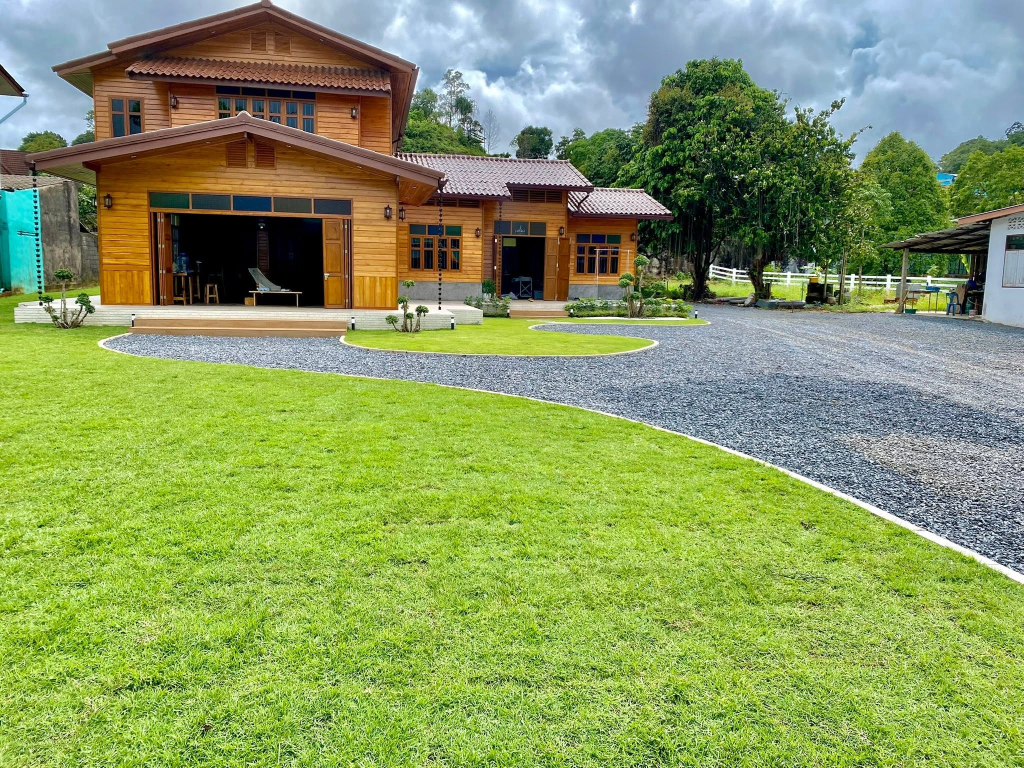
#> input picture siwarahome/siwara.jpg, 2048 x 1536 px (shown at 1/2 size); its folder holds only this picture in this run
$ python _photo_to_sketch.py ../siwarahome/siwara.jpg   (older library calls are emulated)
#> lines starting #> are read from the running program, lines starting #| are printed output that depends on the picture
# -*- coding: utf-8 -*-
"""Turn the real Siwara photos into pencil / ink line drawings that keep the EXACT angle.

Text-to-image models invent a different building; this path cannot, because the lines come
out of the photograph itself. Three looks per photo:
  _pencil  · XDoG soft graphite drawing, warm paper, grain
  _ink     · high-contrast ink line drawing (good base for stickers / screen print)
  _wash    · ink lines over a flattened watercolour-ish wash of the real colours

Usage:  python _photo_to_sketch.py            (all photos in siwarahome)
        python _photo_to_sketch.py มุมสวย.jpg
"""
import io
import sys
import unicodedata
from pathlib import Path

import cv2
import numpy as np

sys.stdout = io.TextIOWrapper(sys.stdout.buffer, encoding="utf-8", errors="replace")

SRC = Path(r"D:\Siwaracafeweb\siwarahome")
OUT = Path(r"D:\Siwaracafeweb\merch\sketch")
OUT.mkdir(parents=True, exist_ok=True)

PAPER = np.array([244, 236, 224], dtype=np.float32)      # RGB cream
INKC = np.array([36, 29, 25], dtype=np.float32)          # RGB near-black brown

SLUG = {
    "siwara": "g01_lawn_view",
    "siwaraold": "g02_before_restoration",
    "มุมร้าน": "g03_interior_wide",
    "มุมร้าน1": "g04_lounge",
    "มุมเหงาๆ": "g05_window_counter",
    "มุมสวย": "g06_signature_window",
    "ดอกไม้ในร้าน": "g07_roses_table",
    "ตะกั่วป่า-เมืองเก่า": "g08_oldtown_street",
    "ศาลเจ้าซินใช่ตึ๋ง": "g09_shrine_lanterns",
    "218417157_565871948196588_1608805810878632308_n": "g10_street_from_above",
    "484050234_1060696479434794_5969050394251992980_n": "g11_elephants_old_street",
    "491754068_1319477803282106_5281644519154895610_n": "g12_songthaew_1950s",
    "shutterstock_1645099648": "g13_street_morning",
    "สำเนาของ-สำเนาของ-the-sand-khaolak-11": "g14_songthaew_mural",
}


def fit(img, long_side=1800):
    h, w = img.shape[:2]
    s = long_side / max(h, w)
    if s < 1:
        img = cv2.resize(img, (int(w * s), int(h * s)), interpolation=cv2.INTER_AREA)
    return img


def xdog(gray, sigma=0.9, k=1.7, p=22.0, eps=0.55, phi=12.0):
    """eXtended Difference of Gaussians · the classic 'looks hand-drawn' edge operator."""
    g1 = cv2.GaussianBlur(gray, (0, 0), sigma)
    g2 = cv2.GaussianBlur(gray, (0, 0), sigma * k)
    d = (1 + p) * g1 - p * g2
    d /= 255.0
    out = np.where(d >= eps, 1.0, 1.0 + np.tanh(phi * (d - eps)))
    return np.clip(out, 0, 1)


def paper_grain(shape, seed=7, amount=0.055):
    rng = np.random.default_rng(seed)
    n = rng.normal(0, 1, shape[:2]).astype(np.float32)
    n = cv2.GaussianBlur(n, (0, 0), 1.1)
    fib = cv2.GaussianBlur(rng.normal(0, 1, shape[:2]).astype(np.float32), (0, 0), 5.0)
    g = n * 0.7 + fib * 1.6
    g = g / (np.abs(g).max() + 1e-6)
    return 1.0 + g * amount


def wobble(x, seed=3, amp=1.5):
    """displace the drawing slightly with smooth noise so lines are not photo-straight"""
    h, w = x.shape[:2]
    rng = np.random.default_rng(seed)
    fx = cv2.GaussianBlur(rng.normal(0, 1, (h, w)).astype(np.float32), (0, 0), 26)
    fy = cv2.GaussianBlur(rng.normal(0, 1, (h, w)).astype(np.float32), (0, 0), 26)
    fx = fx / (np.abs(fx).max() + 1e-6) * amp
    fy = fy / (np.abs(fy).max() + 1e-6) * amp
    gx, gy = np.meshgrid(np.arange(w, dtype=np.float32), np.arange(h, dtype=np.float32))
    return cv2.remap(x, gx + fx, gy + fy, cv2.INTER_LINEAR, borderMode=cv2.BORDER_REFLECT)


def flatten(gray, sigma=55):
    """Flat-field / dodge: divide by the local average so dark teak walls keep their detail
    instead of turning into a solid black mass. This is the whole reason the first pass
    came out looking like a night photo."""
    base = cv2.GaussianBlur(gray, (0, 0), sigma)
    flat = (gray + 1.0) / (base + 1.0) * 150.0
    flat = np.clip(flat, 0, 255).astype(np.uint8)
    flat = cv2.createCLAHE(clipLimit=1.2, tileGridSize=(10, 10)).apply(flat)
    # kill wood grain and fabric texture but keep the real structural edges, otherwise the
    # drawing turns into a field of scribble (teak plank grain is everywhere in these photos)
    rgb = cv2.cvtColor(flat, cv2.COLOR_GRAY2BGR)
    rgb = cv2.edgePreservingFilter(rgb, flags=cv2.RECURS_FILTER, sigma_s=90, sigma_r=0.35)
    rgb = cv2.edgePreservingFilter(rgb, flags=cv2.RECURS_FILTER, sigma_s=45, sigma_r=0.25)
    return cv2.cvtColor(rgb, cv2.COLOR_BGR2GRAY).astype(np.float32)


def ink_layer(gray_flat, target=0.10, strength=1.0):
    """dark-line map in 0..1 · eps auto-tuned so ink covers ~target of the page,
    which keeps every photo (bright lawn or dark interior) reading as a drawing on paper."""
    lo, hi, e = 0.12, 0.99, None
    for _ in range(11):
        eps = (lo + hi) / 2
        e1 = 1.0 - xdog(gray_flat, sigma=0.8, k=1.6, p=18, eps=eps, phi=15)
        e2 = 1.0 - xdog(gray_flat, sigma=1.7, k=1.7, p=22, eps=eps + 0.02, phi=11)
        e = np.maximum(e1, e2 * 0.8)
        cov = float((e > 0.35).mean())
        if cov > target:
            hi = eps            # too much ink -> raise threshold
        else:
            lo = eps
    e = wobble(e, amp=1.7)
    return np.clip(e * strength, 0, 1)


def structure_mask(gray, sigma=6, keep=0.32):
    """A person draws the shapes that matter and only suggests grass and foliage. This keeps
    ink where there is real large-scale structure (walls, frames, roofs) and thins it out in
    fine texture like lawn and leaves, which otherwise turns into salt-and-pepper speckle."""
    g = cv2.GaussianBlur(gray, (0, 0), sigma)
    gx = cv2.Sobel(g, cv2.CV_32F, 1, 0, ksize=5)
    gy = cv2.Sobel(g, cv2.CV_32F, 0, 1, ksize=5)
    m = np.sqrt(gx * gx + gy * gy)
    m = cv2.GaussianBlur(m, (0, 0), 8)
    m /= (np.percentile(m, 88) + 1e-6)
    m = np.clip(m, 0, 1) ** 0.55
    return keep + (1 - keep) * m


def hatch_shadow(gray, angle=32, spacing=9, pct=22, softness=30):
    """diagonal pencil hatching only in the genuinely darkest areas of THIS photo
    (percentile based, so a dark interior does not end up hatched edge to edge)"""
    h, w = gray.shape
    yy, xx = np.mgrid[0:h, 0:w].astype(np.float32)
    a = np.deg2rad(angle)
    jitter = cv2.GaussianBlur(np.random.default_rng(5).normal(0, 1, (h, w)).astype(np.float32),
                              (0, 0), 30) * 2.4                        # strokes not perfectly parallel
    band = np.sin((xx * np.cos(a) + yy * np.sin(a) + jitter) * (np.pi / spacing))
    lines = np.clip((np.abs(band) - 0.62) * -5.5, 0, 1)
    thresh = float(np.percentile(gray, pct))
    dark = np.clip((thresh - cv2.GaussianBlur(gray, (0, 0), 4)) / softness, 0, 1)
    return lines * dark


def compose(ink, tone=None, grain_seed=7, ink_col=INKC, tint=None, tone_amt=0.55):
    h, w = ink.shape
    canvas = np.ones((h, w, 3), np.float32) * PAPER
    if tone is not None:
        t = np.clip(tone, 0, 1)[..., None]
        shade = PAPER * (1 - tone_amt * t) + ink_col * (tone_amt * t)
        canvas = shade
    if tint is not None:
        canvas = canvas * (1 - tint[..., 3:4]) + tint[..., :3] * tint[..., 3:4]
    a = ink[..., None]
    canvas = canvas * (1 - a) + ink_col * a
    canvas *= paper_grain((h, w), seed=grain_seed)[..., None]
    return np.clip(canvas, 0, 255).astype(np.uint8)


def watercolour(bgr, levels=6, blur=17):
    """flatten the real colours into a few loose washes that keep the true palette,
    with the chroma pushed up so it reads as deliberate paint rather than a faded photo"""
    # keep the TRUE colours of the room. Earlier attempts blurred and boosted the chroma
    # channels, which smeared teak brown into pink and turned jpeg noise into rainbow blotches.
    # Quantising / mean-shifting invents false colour regions that go lurid the moment you
    # touch saturation. Just soften the real photo colours and lay them under the ink lines,
    # like a colour-pencil tint over a drawing.
    sm = cv2.edgePreservingFilter(bgr, flags=cv2.RECURS_FILTER, sigma_s=150, sigma_r=0.45)
    sm = cv2.GaussianBlur(sm, (0, 0), 4)
    hsv = cv2.cvtColor(sm, cv2.COLOR_BGR2HSV).astype(np.float32)
    hsv[..., 1] = np.clip(hsv[..., 1] * 1.12, 0, 255)
    hsv[..., 2] = np.clip(hsv[..., 2] * 0.98 + 26, 0, 255)
    sm = cv2.cvtColor(hsv.astype(np.uint8), cv2.COLOR_HSV2BGR)
    rgb = sm[:, :, ::-1].astype(np.float32)
    rgb = rgb * 0.86 + PAPER * 0.14                                    # slight lift only
    return np.dstack([rgb, np.full(rgb.shape[:2], 0.9, np.float32)])


def process(path: Path):
    stem = SLUG.get(path.stem, path.stem)
    bgr = fit(cv2.imdecode(np.fromfile(str(path), np.uint8), cv2.IMREAD_COLOR))
#> in fit, `h, w = img.shape[:2]`: h = 1536; w = 2048
#> in fit, `s = long_side / max(h, w)`: s = 0.879
    gray = cv2.cvtColor(bgr, cv2.COLOR_BGR2GRAY).astype(np.float32)
    gray = cv2.bilateralFilter(gray.astype(np.uint8), 9, 60, 60).astype(np.float32)

    flat = flatten(gray)
    ink = ink_layer(flat, target=0.13) * structure_mask(gray)
#> the loop in ink_layer, `for _ in range(11):` made 11 passes
#> cov on passes 1 to 8: 0.382, 0.217, 0.168, 0.146, 0.136, 0.131, 0.128, 0.13
#> pass 1, in xdog, `d = (1 + p) * g1 - p * g2`:
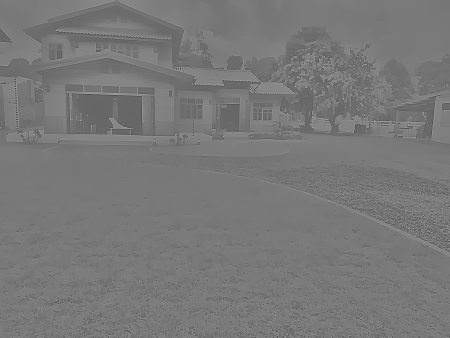
#> d: shape (1350, 1800) float32 (shown at 1/4 size); min -699.3, max 1084.1, mean 141.9; drawn with min black and max white
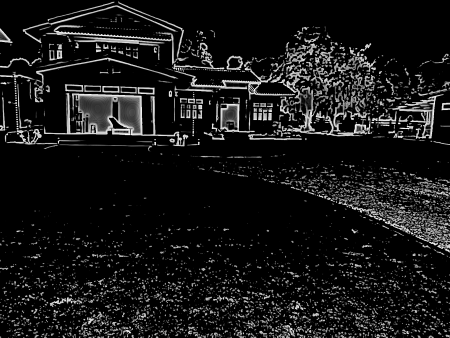
#> ink: shape (1350, 1800) float32 (shown at 1/4 size); min 0, max 1, mean 0.0899
    hatch = hatch_shadow(gray)
#> in hatch_shadow, `thresh = float(np.percentile(gray, pct))`: thresh = 110
    made = []
    print(f"   ink coverage {(ink > 0.35).mean()*100:.1f}%  hatch {(hatch > 0.3).mean()*100:.1f}%")

    # 1 · pencil · lines + a little hatching in the deep shadows, page stays light
    img = compose(np.clip(ink * 0.72 + hatch * 0.55, 0, 1), hatch * 0.5,
                  grain_seed=11, tone_amt=0.22)
    p = OUT / f"{stem}_pencil.png"
    cv2.imencode(".png", img[:, :, ::-1])[1].tofile(str(p)); made.append(p)

    # 2 · ink only (sticker / screen-print base) · no tone at all
    img = compose(np.clip(ink * 1.1, 0, 1), None, grain_seed=23)
#> call 2 of compose, with grain_seed = 23, ink_col = array of shape (3,), tone_amt = 0.55
#> in compose (call 2), `canvas = canvas * (1 - a) + ink_col * a`:
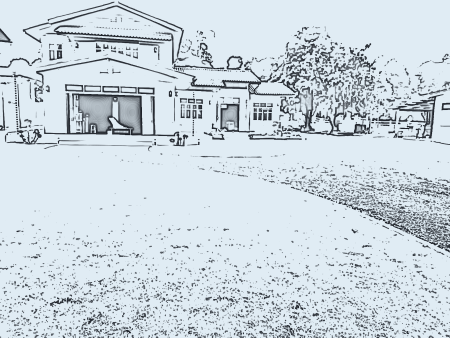
#> canvas: shape (1350, 1800, 3) float32 (shown at 1/4 size); mean of channels 0, 1, 2 227.4, 212, 204.6; drawn as B, G, R
    p = OUT / f"{stem}_ink.png"
    cv2.imencode(".png", img[:, :, ::-1])[1].tofile(str(p)); made.append(p)

    # 3 · ink + watercolour wash carrying the real colours of the room
    img = compose(np.clip(ink * 0.85, 0, 1), None, grain_seed=31, tint=watercolour(bgr))
#> in watercolour, `hsv[..., 2] = np.clip(hsv[..., 2] * 0.98 + 26, 0, 255)`:
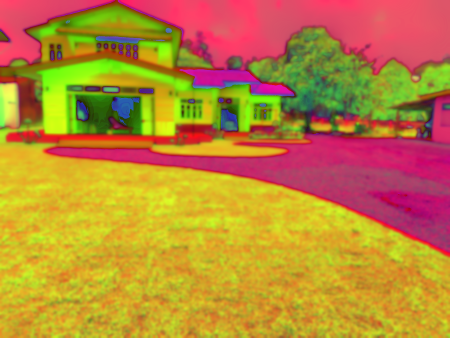
#> hsv: shape (1350, 1800, 3) float32 (shown at 1/4 size); mean of channels 0, 1, 2 54.5, 135.6, 187.5; drawn as B, G, R
#> in watercolour, `sm = cv2.cvtColor(hsv.astype(np.uint8), cv2.COLOR_HSV2BGR)`:
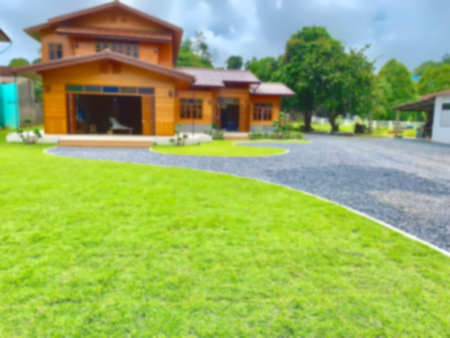
#> sm: shape (1350, 1800, 3) (shown at 1/4 size); mean B, G, R 98.6, 174.3, 150.4
#> in watercolour, `rgb = rgb * 0.86 + PAPER * 0.14`:
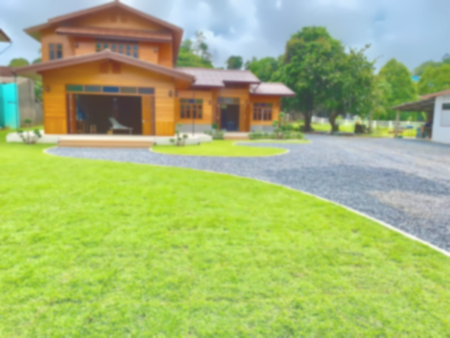
#> rgb: shape (1350, 1800, 3) float32 (shown at 1/4 size); mean R, G, B 163.7, 183.4, 116.1
#> in watercolour, `return np.dstack([rgb, np.full(rgb.shape[:2], 0.9, np.float32)])`:
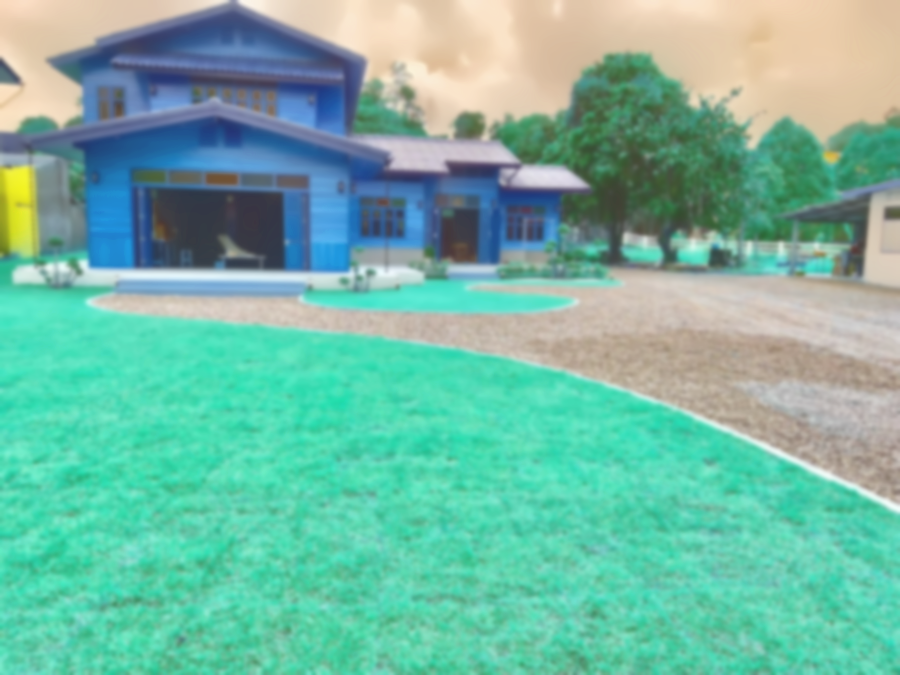
#> returned value: shape (1350, 1800, 4) float32 (shown at 1/2 size); mean of channels 0, 1, 2, 3 163.7, 183.4, 116.1, 0.9; drawn as B, G, R
    p = OUT / f"{stem}_wash.png"
    cv2.imencode(".png", img[:, :, ::-1])[1].tofile(str(p)); made.append(p)

    for m in made:
        print("  ✅", m.name, m.stat().st_size // 1024, "KB")
    return made


if __name__ == "__main__":
    names = sys.argv[1:]
    files = ([SRC / n for n in names] if names else
             sorted(f for f in SRC.iterdir() if f.suffix.lower() in (".jpg", ".jpeg", ".png")))
    for f in files:
        print(f"\n=== {f.name}")
#> (the run stopped early here; a loop or call above may not have finished)

$ run again, on siwarahome/มุมร้าน1.jpg
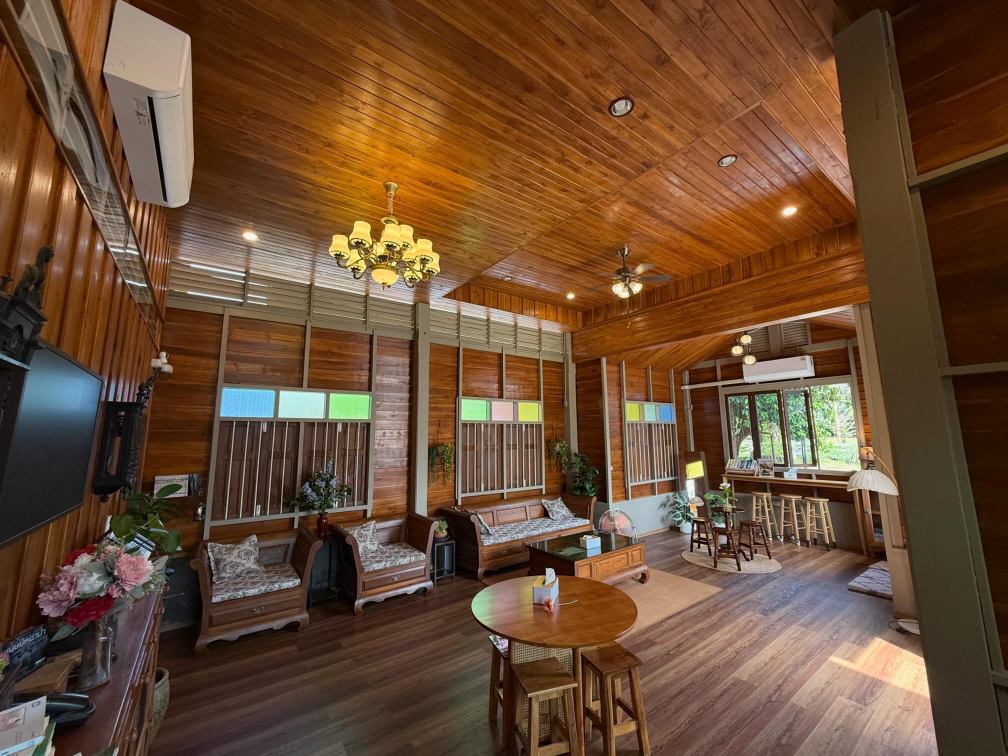
#> input picture siwarahome/มุมร้าน1.jpg, 3024 x 2268 px (shown at 1/3 size)
#> in fit, `h, w = img.shape[:2]`: h = 2268; w = 3024
#> s = 0.595
#> the loop in ink_layer, `for _ in range(11):` made 11 passes
#> cov on passes 1 to 8: 0.519, 0.225, 0.153, 0.123, 0.137, 0.13, 0.133, 0.132
#> in process, `ink = ink_layer(flat, target=0.13) * structure_mask(gray)`:
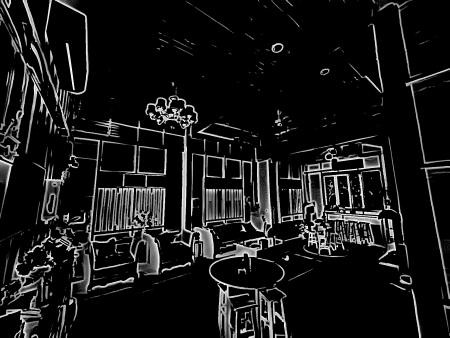
#> ink: shape (1350, 1800) float32 (shown at 1/4 size); min 0, max 1, mean 0.0935
#> thresh = 48
#> in compose (call 2), `canvas = canvas * (1 - a) + ink_col * a`:
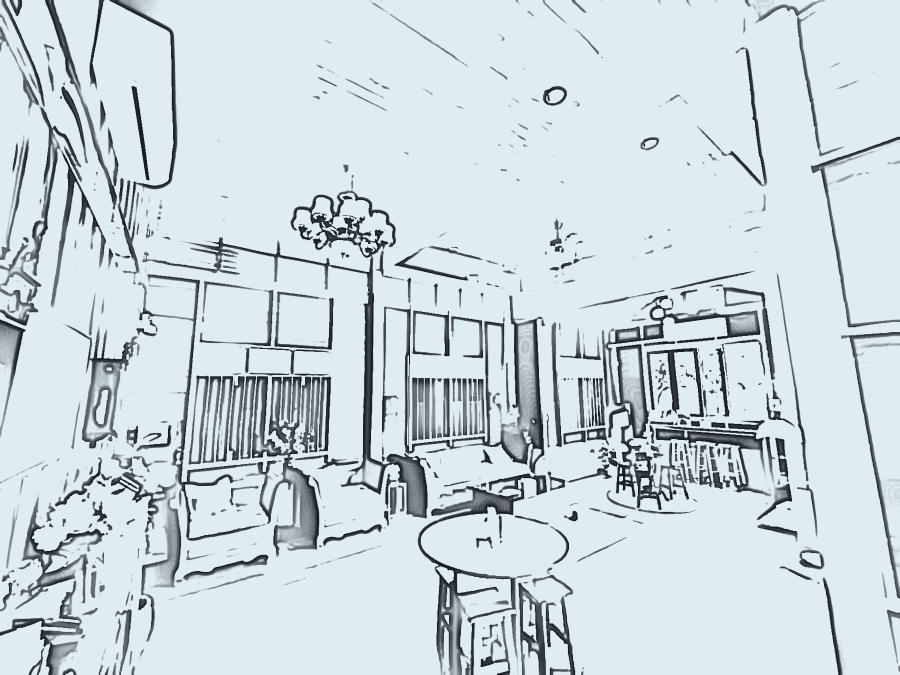
#> canvas: shape (1350, 1800, 3) float32 (shown at 1/2 size); mean of channels 0, 1, 2 226.2, 211.6, 204; drawn as B, G, R

$ run again, on siwarahome/มุมสวย.jpg
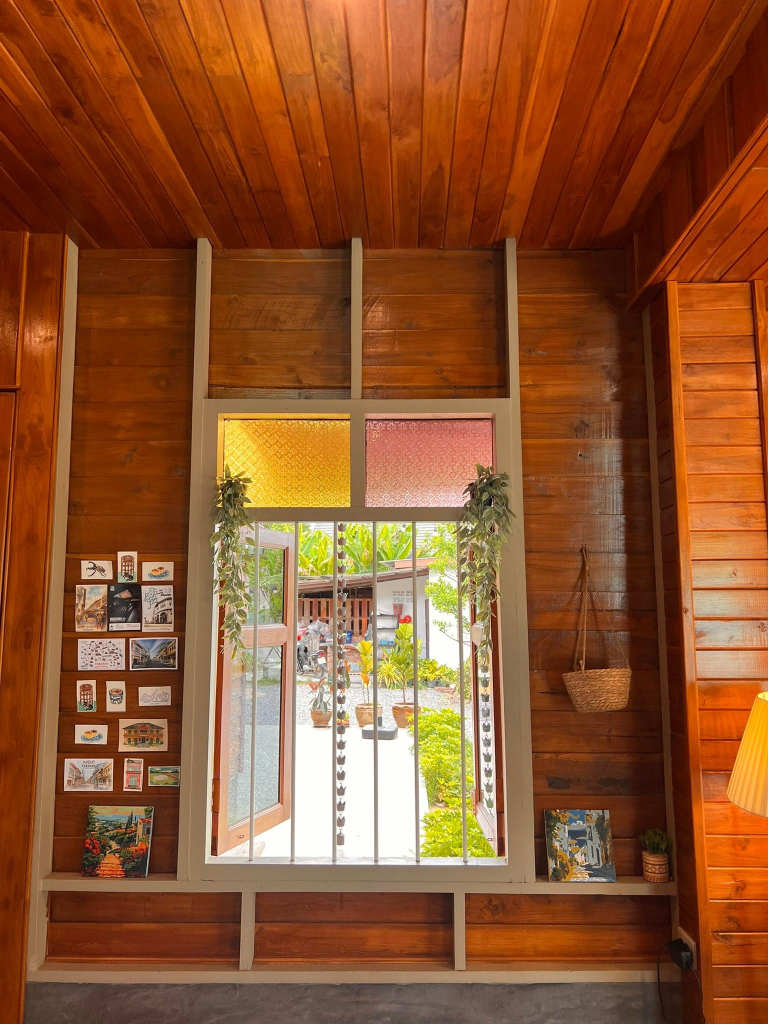
#> input picture siwarahome/มุมสวย.jpg, 1536 x 2048 px (shown at 1/2 size)
#> in fit, `h, w = img.shape[:2]`: h = 2048; w = 1536
#> s = 0.879
#> the loop in ink_layer, `for _ in range(11):` made 11 passes
#> cov on passes 1 to 8: 0.529, 0.192, 0.11, 0.146, 0.126, 0.134, 0.13, 0.128
#> in process, `ink = ink_layer(flat, target=0.13) * structure_mask(gray)`:
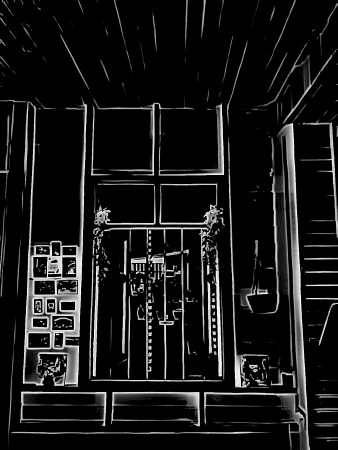
#> ink: shape (1800, 1350) float32 (shown at 1/4 size); min 0, max 1, mean 0.0942
#> thresh = 57
#> in watercolour, `hsv[..., 1] = np.clip(hsv[..., 1] * 1.12, 0, 255)`:
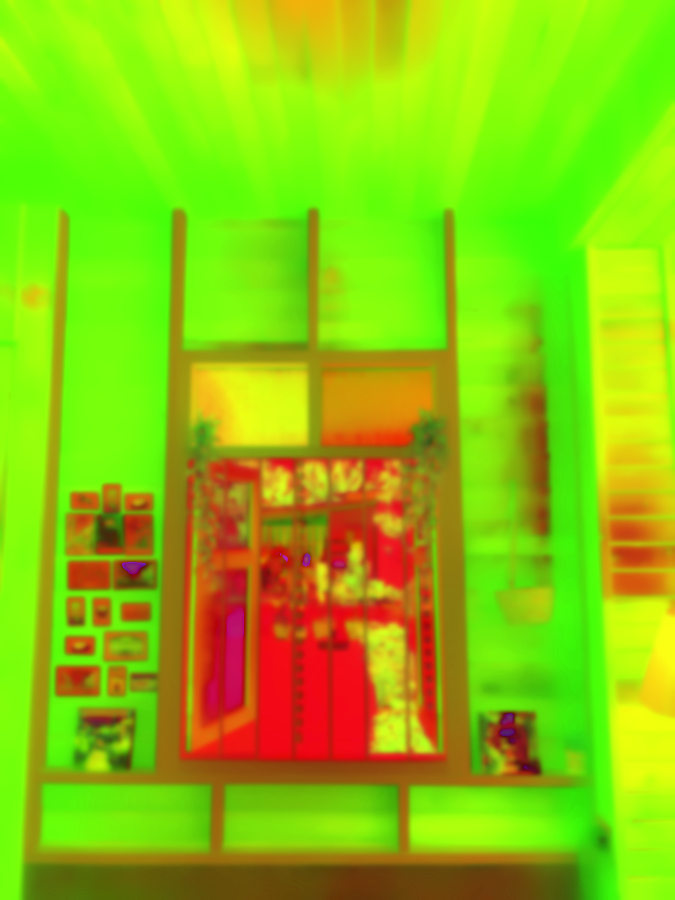
#> hsv: shape (1800, 1350, 3) float32 (shown at 1/2 size); mean of channels 0, 1, 2 12.5, 197.2, 141.7; drawn as B, G, R
